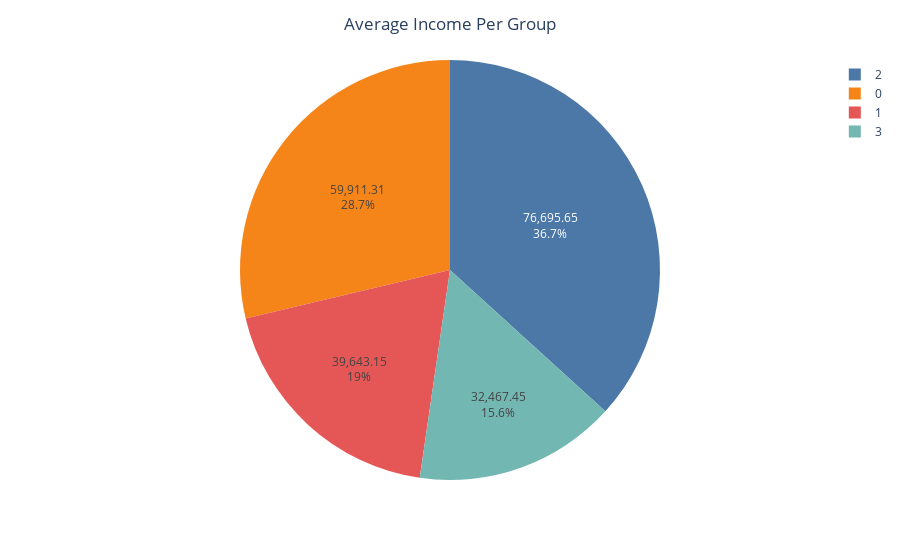

Source (notebook cell):
### Markdown cell above
Phân khúc nào có mức thu nhập cao nhất?

### Code cell
amount = data.groupby('Cluster').Income.mean()
fig = px.pie(values=np.round(amount.values, 2), names=amount.index,  
             color_discrete_sequence=px.colors.qualitative.T10)
fig.data[0].textinfo = 'percent+value'
fig.update_layout(title_text='Average Income Per Group', title_x=0.5)

### Figure 1 — Plotly figure (JSON) as saved in the notebook; plotly's stock layout.template omitted (floating-point values rounded to 4 significant figures)
{"data": [{"domain": {"x": [0, 1], "y": [0, 1]}, "hovertemplate": "label=%{label}<br>value=%{value}<extra></extra>", "labels": [0, 1, 2, 3], "legendgroup": "", "name": "", "showlegend": true, "textinfo": "percent+value", "type": "pie", "values": [59910.0, 39640.0, 76700.0, 32470.0]}], "layout": {"legend": {"tracegroupgap": 0}, "margin": {"t": 60}, "piecolorway": ["#4C78A8", "#F58518", "#E45756", "#72B7B2", "#54A24B", "#EECA3B", "#B279A2", "#FF9DA6", "#9D755D", "#BAB0AC"], "title": {"text": "Average Income Per Group", "x": 0.5}}}
